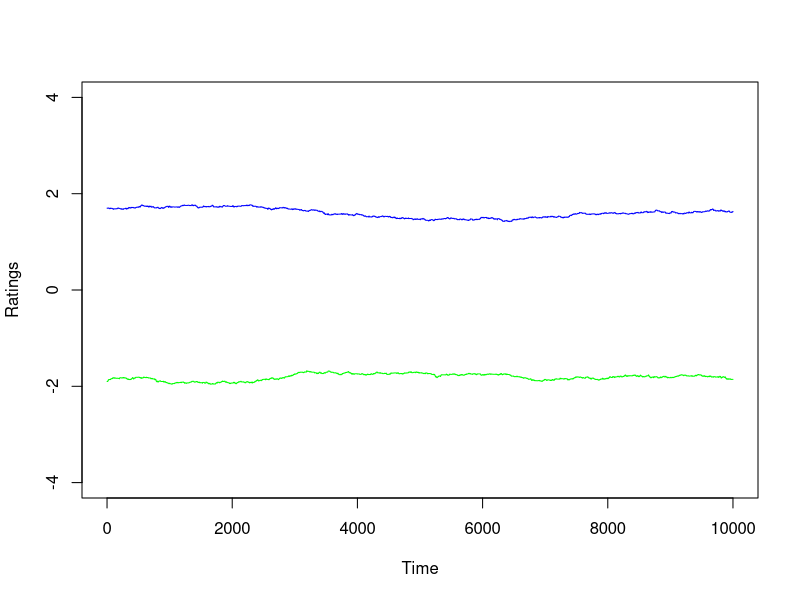
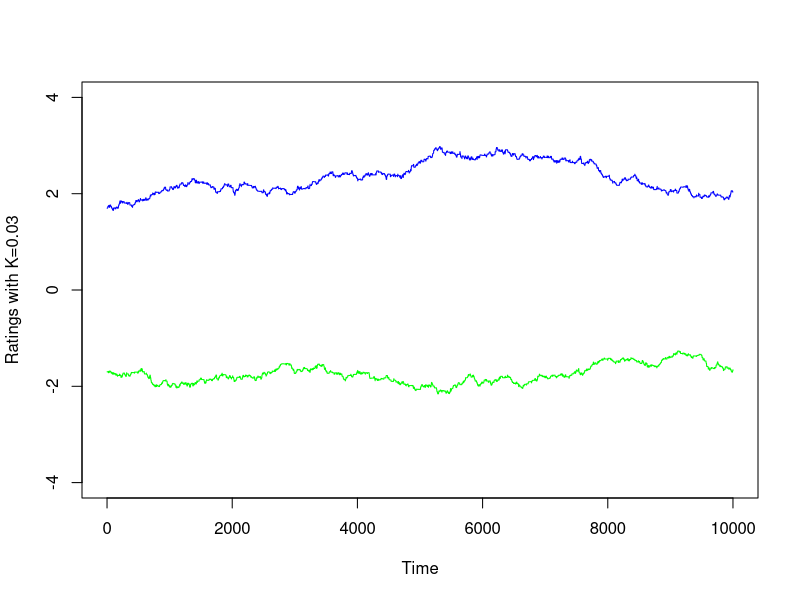
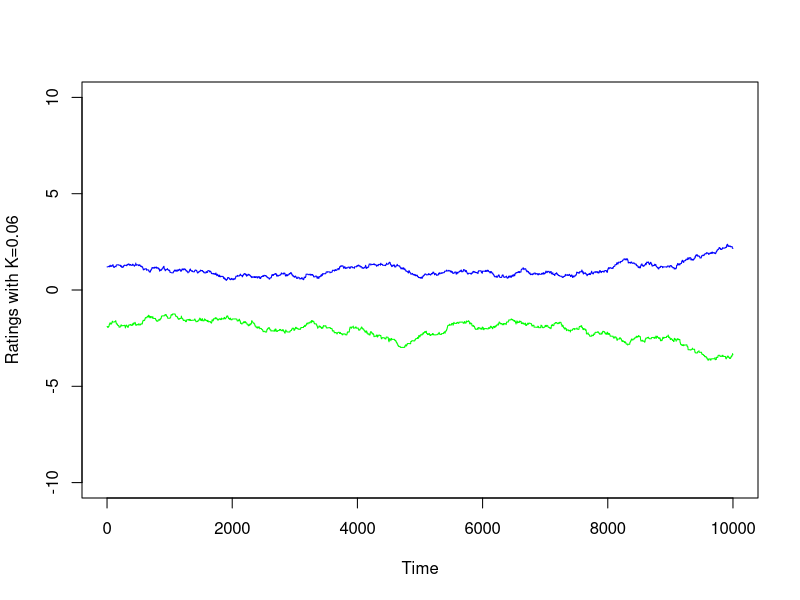
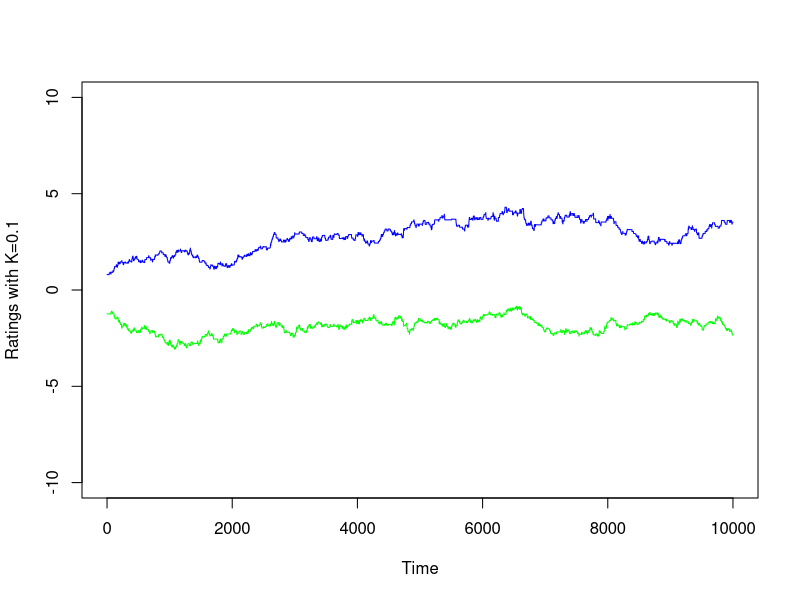
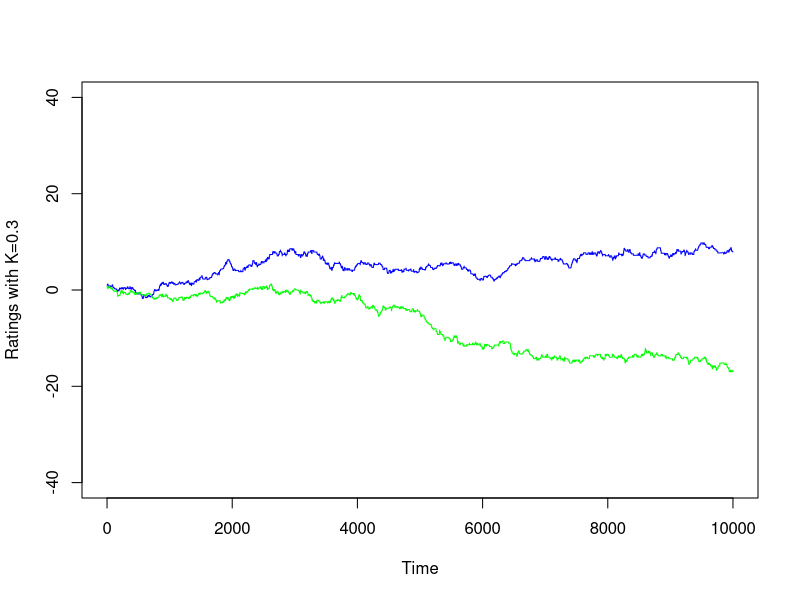
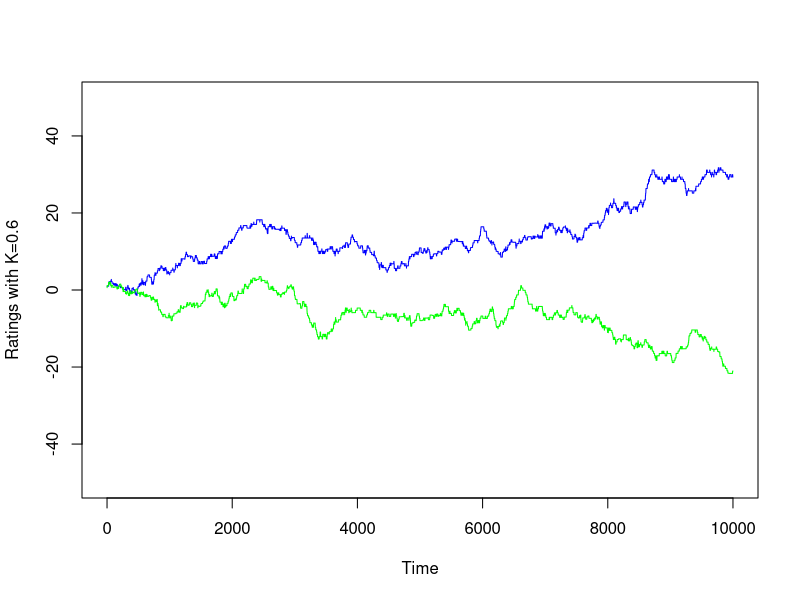
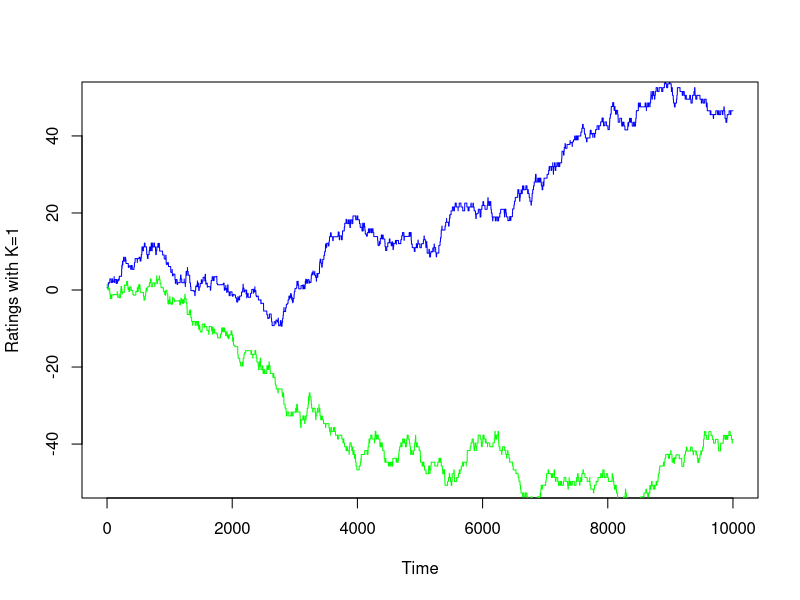

Here is the R script that generated these plots, in order:
## ---- chunk 1
set.seed(1)
#Assuming, every time,the person wins, the bet would be 0.11*(total money)
Gambler <- function(mon_bet,money,p)
{i <- 0
  while(TRUE) {
    PV <- runif(1)
    if(PV <= p)
    {money <- mon_bet + money
     mon_bet <- (mon_bet + money)*0.11}
	else{money <- money-mon_bet
	     mon_bet <- mon_bet}
    i=i+1
    if(money<mon_bet){break}}
  num_time <- i
  return(num_time)}

times <- c()
num <- 5000
for(i in 1:num)
{following_turn <- Gambler(100,1000,0.5)
times <- c(times,following_turn)}
## ---- chunk 2
##1(a)
N <- length(times)
A <- length(which(times<=100))
Prob_1 <- A/N
#The probability would be:
Prob_1
## ---- chunk 3
##1(b)
B <- length(which(times<=500))
Prob_2 <- B/N
#The probability would be:
Prob_2
## ---- chunk 4
##1(c)
C <- times[which(times<=5000)]
mean_c <- mean(C)
mean_c
## ---- chunk 5
##1(d)
set.seed(1)
Gambler_100 <- function(mon_bet,money,p,n)
{i<-0
  while(mon_bet>0) {
    PV=runif(1)
    if(PV <= p)
    {money <- mon_bet + money
    mon_bet <- (mon_bet + money)*0.11
    }else{money <- money-mon_bet
    mon_bet <- mon_bet}
    i=i+1
    if(i==n){break}
    if(money<mon_bet){break}}
  num_time <- i
  return(money)}

money_whole <- c()
num <- 5000
for(i in 1:num)
{folloing_turn_m = Gambler_100(100,1000,0.5,100)
 money_whole <- c(money_whole,folloing_turn_m)}

#The mean and variance of your bankroll after 100 hands (including busts) are
M_d <- c(mean=mean(money_whole))
V_d <- c(variance=var(money_whole))
M_d
V_d
## ---- chunk 6
##1(e)
money_whole <- c()
num <- 5000
for(i in 1:num)
{folloing_turn_m = Gambler_100(100,1000,0.5,500)
 money_whole <- c(money_whole,folloing_turn_m)}

#The mean and variance of your bankroll after 500 hands (including busts) are
M_e <- c(mean=mean(money_whole))
V_e <- c(variance=var(money_whole))
M_e
V_e
## ---- chunk 7
times <- c()
num <- 5000
for(i in 1:num)
{following_turn <- Gambler(100,1000,18/38)
times <- c(times,following_turn)}
## ---- chunk 8
#2(a)
N <- length(times)
A <- length(which(times<=100))
Prob_1 <- A/N
#The probability would be:
Prob_1
## ---- chunk 9
##2(b)
B <- length(which(times<=500))
Prob_2 <- B/N
#The probability would be:
Prob_2
## ---- chunk 10
##2(c)
C <- times[which(times<=5000)]
mean_c <- mean(C)
mean_c
## ---- chunk 11
##2(d)
money_whole <- c()
num <- 5000
for(i in 1:num)
{folloing_turn_m = Gambler_100(100,1000,18/38,100)
 money_whole <- c(money_whole,folloing_turn_m)}

#The mean and variance of your bankroll after 100 hands (including busts) are
M_d <- c(mean=mean(money_whole))
V_d <- c(variance=var(money_whole))
M_d
V_d
## ---- chunk 12
##2(e)
money_whole <- c()
num <- 5000
for(i in 1:num)
{folloing_turn_m = Gambler_100(100,1000,18/38,500)
 money_whole <- c(money_whole,folloing_turn_m)}

#The mean and variance of your bankroll after 500 hands (including busts) are
M_e <- c(mean=mean(money_whole))
V_e <- c(variance=var(money_whole))
M_e
V_e
## ---- chunk 13
bootstrap <- sample(money_whole,5000,replace=T)
mean(bootstrap)
#The variance is:
var(bootstrap)
## ---- chunk 14
true_ratings <- seq(from=-2,to=2,by=1/3)
true_ratings
#I will assume the current ratings
current_rating <- c(1,0.5,-1.3,0.8,1.7,-1.9,-1.7,-0.5,1.2,0.6,-0.4,-0.7,1.0)
Matrix_deposite <- matrix(0,nrow=13,ncol=10000)
## ---- chunk 15
#p should equal to 0.5, when rbinom(1,1,p) equal to 0, i win. 
#When rbinom(1,1,p) equal to 1, j win.
simulat_i_j_true <- function(i,j,true_ratings,p=0.5,K){
  O <- rbinom(1,1,p)
  if (O==0){
    Prob_wi <- 1/(1+exp(true_ratings[j]-true_ratings[i]))
    Prob_wj <- 1/(1+exp(true_ratings[i]-true_ratings[j]))
    true_ratings[i] <- true_ratings[i]+K*(1-Prob_wi)
    true_ratings[j] <- true_ratings[j]-K*Prob_wj}
    else{
    Prob_wi <- 1/(1+exp(true_ratings[j]-true_ratings[i]))
    Prob_wj <- 1/(1+exp(true_ratings[i]-true_ratings[j]))
    true_ratings[j] <- true_ratings[j]+K*(1-Prob_wi)
    true_ratings[i] <- true_ratings[i]-K*Prob_wj}  
 return(true_ratings)}
## ---- chunk 16
#p should equal to 0.5, when rbinom(1,1,p) equal to 0, i win. 
#When rbinom(1,1,p) equal to 1, j win.
simulat_i_j <- function(i,j,current_rating,p=0.5,K){
  O <- rbinom(1,1,p)
  if (O==0){
    Prob_wi <- 1/(1+exp(current_rating[j]-current_rating[i]))
    Prob_wj <- 1/(1+exp(current_rating[i]-current_rating[j]))
    current_rating[i] <- current_rating[i]+K*(1-Prob_wi)
    current_rating[j] <- current_rating[j]-K*Prob_wj}
    else{
    Prob_wi <- 1/(1+exp(current_rating[j]-current_rating[i]))
    Prob_wj <- 1/(1+exp(current_rating[i]-current_rating[j]))
    current_rating[j] <- current_rating[j]+K*(1-Prob_wi)
    current_rating[i] <- current_rating[i]-K*Prob_wj}  
 return(current_rating)}

simulat_i_j(i=3,j=11,current_rating,p=0.5,K=0.02)
## ---- chunk 17
current_rating <- c(1,0.5,-1.3,0.8,1.7,-1.9,-1.7,-0.5,1.2,0.6,-0.4,-0.7,1.0)

problem7 <- function(current_rating,p=0.5,K){
people_2 <- sample(1:13, size = 2)
current_rating <- simulat_i_j(people_2[1],people_2[2],current_rating,p,K)
return(current_rating)
}
## ---- chunk 18
current_rating <- c(1,0.5,-1.3,0.8,1.7,-1.9,-1.7,-0.5,1.2,0.6,-0.4,-0.7,1.0)

problem8 <- function(n_times=10000,p=0.5,K){
  for (b in 1:n_times){
  current_rating <- problem7(current_rating,p=0.5,K)
  Matrix_deposite[,b] <- current_rating
  }
  return(Matrix_deposite)
}
## ---- chunk 19
Matrix_10000 <- problem8(n_times=10000,p=0.5,K=0.01)
best_n <- which(Matrix_10000[,10000]==max(Matrix_10000[,10000]))
worst_n <- which(Matrix_10000[,10000]==min(Matrix_10000[,10000]))
plot(Matrix_10000[best_n,], ty="l",xlab="Time",
     ylab="Ratings",col="blue",xlim=c(0,10000),ylim=c(-4,4))
lines(1:10000,Matrix_10000[worst_n,], ty="l",col="green")
#They appear NOT to converge to the true ratings.There are a lot of uncertainties in side this problem.
#But from the plot, the value is kind of come closer to the true ratings.
## ---- chunk 20
#K=0.03
Matrix_10000 <- problem8(n_times=10000,p=0.5,K=0.03)
best_n <- which(Matrix_10000[,10000]==max(Matrix_10000[,10000]))
worst_n <- which(Matrix_10000[,10000]==min(Matrix_10000[,10000]))
plot(Matrix_10000[best_n,], ty="l",xlab="Time",
     ylab="Ratings with K=0.03",col="blue",xlim=c(0,10000),ylim=c(-4,4))
lines(1:10000,Matrix_10000[worst_n,], ty="l",col="green")
## ---- chunk 21
#K=0.06
Matrix_10000 <- problem8(n_times=10000,p=0.5,K=0.06)
best_n <- which(Matrix_10000[,10000]==max(Matrix_10000[,10000]))
worst_n <- which(Matrix_10000[,10000]==min(Matrix_10000[,10000]))
plot(Matrix_10000[best_n,], ty="l",xlab="Time",
     ylab="Ratings with K=0.06",col="blue",xlim=c(0,10000),ylim=c(-10,10))
lines(1:10000,Matrix_10000[worst_n,], ty="l",col="green")
## ---- chunk 22
#K=0.1
Matrix_10000 <- problem8(n_times=10000,p=0.5,K=0.1)
best_n <- which(Matrix_10000[,10000]==max(Matrix_10000[,10000]))
worst_n <- which(Matrix_10000[,10000]==min(Matrix_10000[,10000]))
plot(Matrix_10000[best_n,], ty="l",xlab="Time",
     ylab="Ratings with K=0.1",col="blue",xlim=c(0,10000),ylim=c(-10,10))
lines(1:10000,Matrix_10000[worst_n,], ty="l",col="green")
## ---- chunk 23
#K=0.3
Matrix_10000 <- problem8(n_times=10000,p=0.5,K=0.3)
best_n <- which(Matrix_10000[,10000]==max(Matrix_10000[,10000]))
worst_n <- which(Matrix_10000[,10000]==min(Matrix_10000[,10000]))
plot(Matrix_10000[best_n,], ty="l",xlab="Time",
     ylab="Ratings with K=0.3",col="blue",xlim=c(0,10000),ylim=c(-40,40))
lines(1:10000,Matrix_10000[worst_n,], ty="l",col="green")
## ---- chunk 24
#K=0.6
Matrix_10000 <- problem8(n_times=10000,p=0.5,K=0.6)
best_n <- which(Matrix_10000[,10000]==max(Matrix_10000[,10000]))
worst_n <- which(Matrix_10000[,10000]==min(Matrix_10000[,10000]))
plot(Matrix_10000[best_n,], ty="l",xlab="Time",
     ylab="Ratings with K=0.6",col="blue",xlim=c(0,10000),ylim=c(-50,50))
lines(1:10000,Matrix_10000[worst_n,], ty="l",col="green")
## ---- chunk 25
#K=1
Matrix_10000 <- problem8(n_times=10000,p=0.5,K=1)
best_n <- which(Matrix_10000[,10000]==max(Matrix_10000[,10000]))
worst_n <- which(Matrix_10000[,10000]==min(Matrix_10000[,10000]))
plot(Matrix_10000[best_n,], ty="l",xlab="Time",
     ylab="Ratings with K=1",col="blue",xlim=c(0,10000),ylim=c(-50,50))
lines(1:10000,Matrix_10000[worst_n,], ty="l",col="green")
